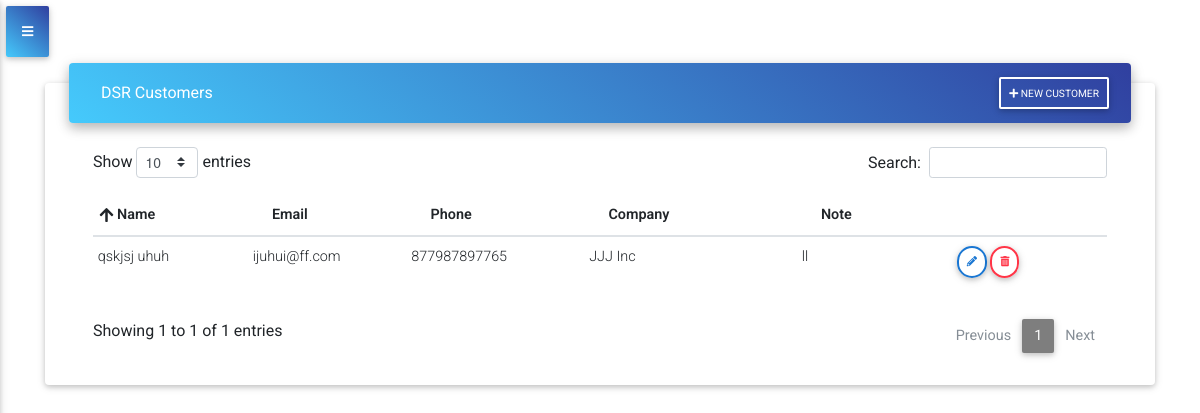
/customers/ (signed in), run on an earlier commit of the app's database.
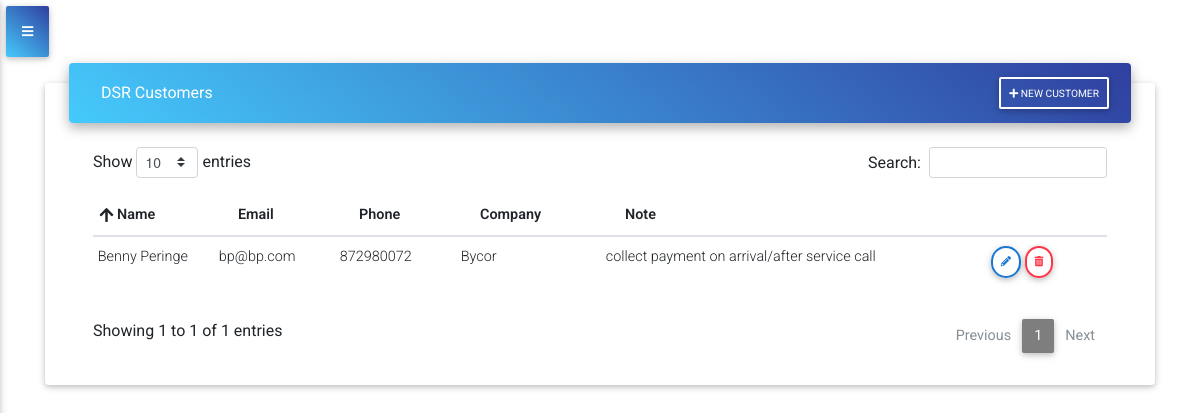
And on a later commit of the database.
### accounts/models.py (models this page shows, shortened)
class AccountUser(models.Model):
    user = models.OneToOneField(User, on_delete=models.CASCADE)
    account = models.ForeignKey(AccountCompany, on_delete=models.CASCADE)
    company = models.CharField(max_length=100, blank=True)
    role = models.CharField(choices=ROLES, max_length=20, null=True, default='Tech')
    class Meta:
        ordering = ['-account',]

class AccountCompany(models.Model):
    company_name = models.CharField(max_length=100)
    membership = models.CharField(max_length=254, choices=MEMBERSHIP, default='Basic')
    def __str__(self):
        return self.company_name

### customer/models.py (models this page shows, shortened)
class Customer(models.Model):
    fname = models.CharField(max_length=50)
    lname = models.CharField(max_length=50)
    email = models.EmailField()
    phone_number = PhoneField()
    company = models.ForeignKey(Company,null=True, on_delete=models.SET_NULL)
    note = models.TextField()
    account = models.ForeignKey(AccountCompany, on_delete=models.CASCADE)

class Company(models.Model):
    name = models.CharField(max_length=100)
    address1 = models.CharField(max_length=100)
    address2 = models.CharField(max_length=100, blank=True)
    city = models.CharField(max_length=100)
    state = models.CharField(max_length=2)
    zip_code = models.PositiveIntegerField()
    account = models.ForeignKey(AccountCompany, on_delete=models.CASCADE)
    def __str__(self):
        return self.name

### customer/views.py (the view)
# urls.py: path('customers/', views.CustomerListView.as_view(),name='customers'),
class CustomerListView(LoginRequiredMixin,ListView):
    model = Customer
    context_object_name = 'customer'
    def get_context_data(self, **kwargs):
        context = super().get_context_data(**kwargs)
        context['ticket_count'] = ticket_count(self.request)
        context['tech_ticket_count'] = tech_ticket_count(self.request)
        context['todays_tickets'] = todays_tickets(self.request)
        context['tech_todays_tickets'] = tech_todays_tickets(self.request)
        context['todays_tickets_count'] = todays_tickets_count(self.request)
        context['in_progress_count'] = in_progress_count(self.request)
        context['completed_today_tickets_count'] = completed_today_tickets_count(self.request)
        context['tech_todays_tickets_count'] = tech_todays_tickets_count(self.request)
        context['tech_completed_today_tickets_count'] = tech_completed_today_tickets_count(self.request)
        context['customer'] = customer(self.request)
        return context

### service_ticket_app/utils.py (called while the page is built)
def ticket_count(request):
    count = Ticket.objects.filter(account=request.user.accountuser.account).count()
    return count

def todays_tickets_count(request):
    todays_tickets_count = Ticket.objects.filter(account=request.user.accountuser.account, schedule=datetime.date.today()).count()
    return todays_tickets_count

def todays_tickets(request):
    todays_tickets = Ticket.objects.filter(account=request.user.accountuser.account, schedule=datetime.date.today())
    return todays_tickets

def in_progress_count(request):
    in_progress_count = Ticket.objects.filter(account=request.user.accountuser.account, schedule=datetime.date.today(),start_job=True,completed=False).count()
    return in_progress_count

def completed_today_tickets_count(request):
    completed_today_tickets_count = Ticket.objects.filter(account=request.user.accountuser.account, schedule=datetime.date.today(), start_job=True, completed=True).count()
    return completed_today_tickets_count

def tech_ticket_count(request):
    count = Ticket.objects.filter(account=request.user.accountuser.account, assigned=request.user.accountuser).count()
    return count

def tech_todays_tickets_count(request):
    tech_todays_tickets_count = Ticket.objects.filter(account=request.user.accountuser.account, schedule=datetime.date.today(), assigned=request.user.accountuser).count()
    return tech_todays_tickets_count

def tech_todays_tickets(request):
    tech_todays_tickets = Ticket.objects.filter(account=request.user.accountuser.account, assigned=request.user.accountuser, schedule=datetime.date.today())
    return tech_todays_tickets

def tech_completed_today_tickets_count(request):
    tech_completed_today_tickets_count = Ticket.objects.filter(account=request.user.accountuser.account, schedule=datetime.date.today(), start_job=True, completed=True, assigned=request.user.accountuser).count()
    return tech_completed_today_tickets_count

def customer(request):
    customer = Customer.objects.filter(account=request.user.accountuser.account)
    return customer

### customer/templates/customer/customer_list.html (shortened to what this page needs)
{% extends 'base.html' %}
{% block content %}
<div class="card card-cascade narrower">
    <div class="view view-cascade gradient-card-header blue-gradient narrower py-2 mx-4 mb-3 d-flex justify-content-between align-items-center">
        <div>
            <div class="white-text mx-3">{{request.user.accountuser.account}} Customers</div>
        </div>
        <div class='justify-content-start'>
            <a href="{% url 'customer_app:add_customer' %}" type="button" class="btn btn-outline-white btn-sm px-2">
                <i class="fas fa-plus mt-0"></i> New Customer
            </a>
        </div>
    </div>
    <div class="px-5">
        <div class="table-wrapper">
            <table id="ticket_list" class="table table-hover table-sm table-responsive-sm" width="100%">
                <thead>
                    <tr>
                        <th class="th-sm">Name
                        </th>
                        <th class="th-sm">Email
                        </th>
                        <th class="th-sm">Phone
                        </th>
                        <th class="th-sm">Company
                        </th>
                        <th class="th-sm">Note
                        </th>
                        <th class="th-sm">
                        </th>
                    </tr>
                </thead>
                <tbody>
                    {% for c in customer %}
                        <tr>
                            <td>{{ c.fname }} {{ c.lname }}</td>
                            <td> {{ c.email }} </td>
                            <td> {{ c.phone_number }}</td>
                            <td> {{ c.company }}</td>
                            <td> {{ c.note }}</td>
                            <td>
                                <a href="{% url 'customer_app:edit_customer' pk=c.pk %}" type="button" class="btn btn-outline-blue btn-rounded btn-sm px-2">
                                    <i class="fas fa-pencil-alt lt mt-0"></i>
                                </a>
                                <a href="{% url 'customer_app:delete_customer' pk=c.pk %}" type="button" class="btn btn-outline-danger btn-rounded btn-sm px-2">
                                    <i class="fas fa-trash-alt lt mt-0"></i>
                                </a>
                            </td>
                        </tr>
                    {% endfor %}
                </tbody>
            </table>
        </div>
    </div>
</div>
{% endblock %}

### templates/base.html (shortened to what this page needs)
<!DOCTYPE html>
{% load tz %}
{% get_current_timezone as TIME_ZONE %}
<html lang="en">
<head>
    {% load static %}
    <link rel="stylesheet" href="https://use.fontawesome.com/releases/v5.8.2/css/all.css">
    <link href="{% static 'css/bootstrap.min.css' %}" rel="stylesheet">
    <link href="{% static 'css/mdb.min.css' %}" rel="stylesheet">
    <link href="{% static 'css/style.css' %}" rel="stylesheet">
    <link href="{% static 'css/mdb.css' %}" rel="stylesheet">
    <link href="{% static 'css/addons/datatables-select.min.css' %}" rel="stylesheet">
    <link href="{% static 'css/addons/datatables-select2.min.css' %}" rel="stylesheet">
    <link href="{% static 'css/addons/datatables.min.css' %}" rel="stylesheet">
    <link href="{% static 'css/addons/datatables2.min.css' %}" rel="stylesheet">
    <link href="{% static 'css/addons/fullcalendar.min.css' %}" rel="stylesheet">
</head>
<body >
<a href="#" data-activates="slide-out" class="btn blue-gradient p-3 button-collapse"><i
    class="fas fa-bars"></i></a>
    <div class="container">
        {% block content %}
        {% endblock %}
    </div>
</body>
</html>

### templates/base.html (style rules this page uses)
table.dataTable thead .sorting:after, table.dataTable thead .sorting:before, table.dataTable thead .sorting_asc:after, table.dataTable thead .sorting_asc:before, table.dataTable thead .sorting_asc_disabled:after, table.dataTable thead .sorting_asc_disabled:before, table.dataTable thead .sorting_desc:after, table.dataTable thead .sorting_desc:before, table.dataTable thead .sorting_desc_disabled:after, table.dataTable thead .sorting_desc_disabled:before { bottom: .5em; }

What changed in the data, as far as the page shows it:
removed Customer: fname "qskjsj", lname "uhuh", email "ijuhui@ff.com", phone_number "877987897765", company "JJJ Inc", note "ll"
added Customer: fname "Benny", lname "Peringe", email "bp@bp.com", phone_number "872980072", company "Bycor", note "collect payment on arrival/after service call"
